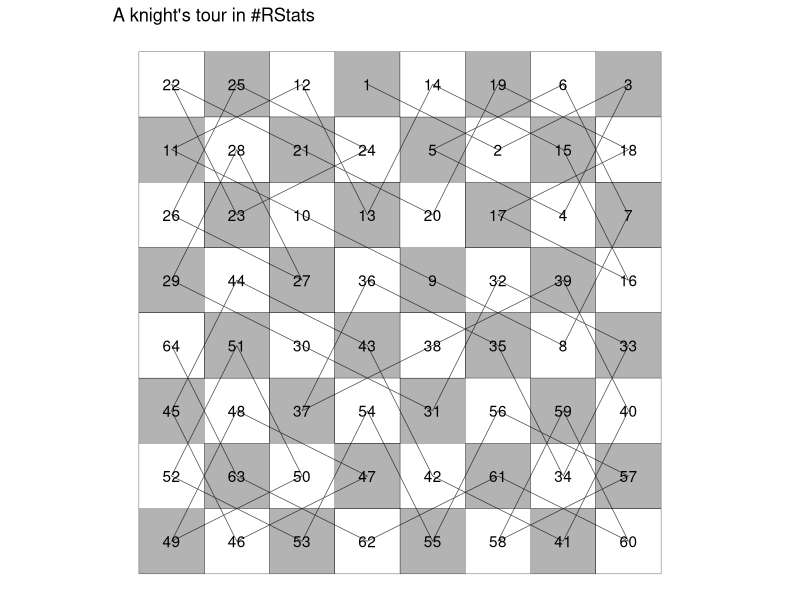

Here is the R script that generated this plot:
install.packages("purrr")
install.packages("dplyr")
install.packages("tidyverse")
library(purrr)
library(dplyr)
library(tidyverse)

#~~~~~~~~~~~~~~~~~~~~~~~~~~~~~~~~~~~~~~~~~~~~~~~~~~~~~~~~~~~~~~~~~~~~~~~~~~~~~
# Knight offsets là các chuyển động có thể có của một Mã từ vị trí hiện tại
#~~~~~~~~~~~~~~~~~~~~~~~~~~~~~~~~~~~~~~~~~~~~~~~~~~~~~~~~~~~~~~~~~~~~~~~~~~~~~
knight_offsets <- matrix(c(
  1,    2,
  2,    1,
  -2,    1,
  -1,    2,
  2,   -1,
  1,   -2,
  -1,   -2,
  -2,   -1
), ncol = 2, byrow = TRUE)


#~~~~~~~~~~~~~~~~~~~~~~~~~~~~~~~~~~~~~~~~~~~~~~~~~~~~~~~~~~~~~~~~~~~~~~~~~~~~~
# 'Tính toán kỹ lưỡng các bước di chuyển để một quân Mã hoàn thành chuyến đi tuần
# '
# '@param this_move đã đề xuất động thái tiếp theo. 2 vectơ số phần tử của (hàng, cột)
# 'vị trí để đặt Quân Mã tiếp theo
# '@param moves danh sách các vectơ. Mỗi vectơ có độ dài = 2 và chỉ ra
# 'vị trí hàng / cột trong Mã Đi tuần cho đến nay
# '@param visited vào ma trận lôgic 8x8 cho biết có phải hình vuông hay không
# 'đã được hiệp sĩ đến thăm rồi. Khi được người dùng gọi, ma trận này
# 'chỉ được chứa FALSE
#~~~~~~~~~~~~~~~~~~~~~~~~~~~~~~~~~~~~~~~~~~~~~~~~~~~~~~~~~~~~~~~~~~~~~~~~~~~~~
move_knight <- function(this_move, moves, visited) {
  
  #~~~~~~~~~~~~~~~~~~~~~~~~~~~~~~~~~~~~~~~~~~~~~~~~~~~~~~~~~~~~~~~~~~~~~~~~~~~
  # Đánh dấu việc di chuyển là đã thăm
  #~~~~~~~~~~~~~~~~~~~~~~~~~~~~~~~~~~~~~~~~~~~~~~~~~~~~~~~~~~~~~~~~~~~~~~~~~~~
  moves <- append(moves, list(this_move))
  visited[this_move[1] + (this_move[2] - 1)*8] <- TRUE
  
  #~~~~~~~~~~~~~~~~~~~~~~~~~~~~~~~~~~~~~~~~~~~~~~~~~~~~~~~~~~~~~~~~~~~~~~~~~~~
  # chấm dứt nếu tất cả đã truy cập
  #~~~~~~~~~~~~~~~~~~~~~~~~~~~~~~~~~~~~~~~~~~~~~~~~~~~~~~~~~~~~~~~~~~~~~~~~~~~
  if (all(visited)) {
    return(moves)
  }
  
  #~~~~~~~~~~~~~~~~~~~~~~~~~~~~~~~~~~~~~~~~~~~~~~~~~~~~~~~~~~~~~~~~~~~~~~~~~~~
  # Tìm tất cả các bước di chuyển có thể có từ vị trí này
  #~~~~~~~~~~~~~~~~~~~~~~~~~~~~~~~~~~~~~~~~~~~~~~~~~~~~~~~~~~~~~~~~~~~~~~~~~~~
  next_move <- cbind(knight_offsets[,1] + this_move[1], knight_offsets[,2] + this_move[2])
  
  
  #~~~~~~~~~~~~~~~~~~~~~~~~~~~~~~~~~~~~~~~~~~~~~~~~~~~~~~~~~~~~~~~~~~~~~~~~~~~
  # chỉ giữ các nước đi còn lại trên bàn cờ
  #~~~~~~~~~~~~~~~~~~~~~~~~~~~~~~~~~~~~~~~~~~~~~~~~~~~~~~~~~~~~~~~~~~~~~~~~~~~
  on_board  <- next_move[,1] %in% 1:8 & next_move[,2] %in% 1:8
  next_move <- next_move[on_board,,drop=FALSE]
  
  #~~~~~~~~~~~~~~~~~~~~~~~~~~~~~~~~~~~~~~~~~~~~~~~~~~~~~~~~~~~~~~~~~~~~~~~~~~~
  # chỉ di chuyển đến một vị trí chưa được ghé thăm
  #~~~~~~~~~~~~~~~~~~~~~~~~~~~~~~~~~~~~~~~~~~~~~~~~~~~~~~~~~~~~~~~~~~~~~~~~~~~
  not_yet_visited <- !visited[next_move]
  next_move <- next_move[not_yet_visited,, drop = FALSE]
  
  #~~~~~~~~~~~~~~~~~~~~~~~~~~~~~~~~~~~~~~~~~~~~~~~~~~~~~~~~~~~~~~~~~~~~~~~~~~~
  # Lặp lại mọi hành động tiếp theo có thể xảy ra
  #~~~~~~~~~~~~~~~~~~~~~~~~~~~~~~~~~~~~~~~~~~~~~~~~~~~~~~~~~~~~~~~~~~~~~~~~~~~
  for (i in seq_len(nrow(next_move))) {
    res <- move_knight(next_move[i,, drop = FALSE], moves, visited)
    if (!is.null(res)) {
      return(res)
    }
  }
  
  NULL
}

system.time({
  moves <- move_knight(c(4, 8), moves = list(), visited = matrix(FALSE, 8, 8))
})
#~~~~~~~~~~~~~~~~~~~~~~~~~~~~~~~~~~~~~~~~~~~~~~~~~~~~~~~~~~~~~~~~~~~~~~~~~~~~~
# 'Chuyển đổi kết quả thành data.frame cho ggplot
#~~~~~~~~~~~~~~~~~~~~~~~~~~~~~~~~~~~~~~~~~~~~~~~~~~~~~~~~~~~~~~~~~~~~~~~~~~~~~
moves_df <- as.data.frame(do.call(rbind, moves))
moves_df <- set_names(moves_df, c('x', 'y'))
moves_df$idx <- 1:nrow(moves_df)

#~~~~~~~~~~~~~~~~~~~~~~~~~~~~~~~~~~~~~~~~~~~~~~~~~~~~~~~~~~~~~~~~~~~~~~~~~~~~~
# Lập kế hoạch cho Mã đi tuần
#~~~~~~~~~~~~~~~~~~~~~~~~~~~~~~~~~~~~~~~~~~~~~~~~~~~~~~~~~~~~~~~~~~~~~~~~~~~~~
ggplot(moves_df, aes(x, y)) + 
  geom_tile(aes(fill=as.logical((x+y)%%2)), colour = 'black') +
  geom_path(alpha = 0.7, linetype = 1, size = 0.25) +
  geom_text(aes(label = idx)) + 
  scale_fill_manual(values = c('grey70', 'white')) + 
  theme_void() + 
  theme(legend.position = 'none') + 
  coord_equal() + 
  labs(
    title = "A knight's tour in #RStats"
  )

